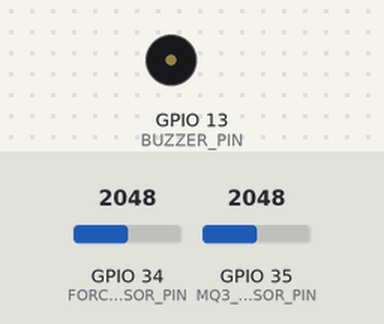
A sketch run on a simulated ESP32. Shown: buzzer (waves = sounding, pin HIGH). The test bench sets the inputs (shaded band); at power-on: GPIO 35 (MQ3_SENSOR_PIN) = 2048, GPIO 34 (FORCE_SENSOR_PIN) = 2048. WiFi joins after 1.5 s; servers stay silent unless stated; uploads are accepted with an empty reply; what the sketch prints to the serial monitor is not drawn.

Above: at 3.2 s.
3.3 s: GPIO 35 (MQ3_SENSOR_PIN) set to 2970
4.8 s: GPIO 35 (MQ3_SENSOR_PIN) set to 3074
At 5.7 s:
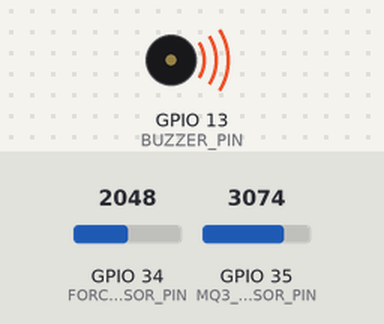
7.8 s: GPIO 34 (FORCE_SENSOR_PIN) set to 542
9.5 s: GPIO 34 (FORCE_SENSOR_PIN) set to 449
Timing chart, 0 to 13.5 s (numbered marks = the images above; inputs shaded):
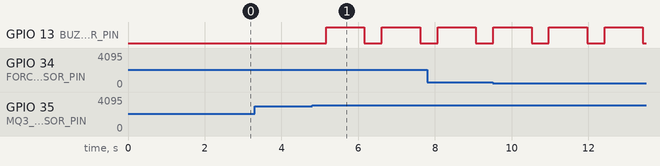

The sketch:

sketch_feb27a.ino
```cpp
#include <WiFi.h>
#include <HTTPClient.h>

const char* ssid = "Abcd";         // Change to your WiFi name
const char* password = "jatingoel"; // Change to your WiFi password
const char* serverUrl = "http://192.168.237.87:5000/data";  // Raspberry Pi IP

#define FORCE_SENSOR_PIN 34  // Force sensor (Analog input)
#define MQ3_SENSOR_PIN 35    // Alcohol sensor (Analog input)
#define BUZZER_PIN 13        // Buzzer for alerts

void setup() {
    Serial.begin(115200);
    WiFi.begin(ssid, password);

    while (WiFi.status() != WL_CONNECTED) {
        delay(1000);
        Serial.println("Connecting to WiFi...");
    }
    Serial.println("Connected to WiFi!");

    pinMode(BUZZER_PIN, OUTPUT);
    digitalWrite(BUZZER_PIN, LOW);  // Buzzer OFF initially
}

void loop() {
    if (WiFi.status() == WL_CONNECTED) {
        // Read Force Sensor
        int forceValue = analogRead(FORCE_SENSOR_PIN);
        Serial.print("🔵 Force Sensor Value: ");
        Serial.println(forceValue);

        // Read Alcohol Sensor
        int mq3Value = analogRead(MQ3_SENSOR_PIN);
        Serial.print("🟡 MQ3 Sensor Value: ");
        Serial.println(mq3Value);

        // Check conditions
        String status;
        if (forceValue < 500) {
            status = "Helmet Not Worn";
            digitalWrite(BUZZER_PIN, HIGH);
            delay(1000);
            digitalWrite(BUZZER_PIN, LOW);
        } else if (mq3Value > 3025) {
            status = "Alcohol Detected";
            digitalWrite(BUZZER_PIN, HIGH);
            delay(1000);
            digitalWrite(BUZZER_PIN, LOW);
        } else {
            status = "Allow Start";  // Helmet detected and no alcohol detected
        }

        // Send Data to Raspberry Pi
        HTTPClient http;
        http.begin(serverUrl);
        http.addHeader("Content-Type", "application/json");

        String jsonData = "{\"force\":" + String(forceValue) + ", \"alcohol\":" + String(mq3Value) + ", \"status\":\"" + status + "\"}";
        int httpResponseCode = http.POST(jsonData);
        Serial.print("Sent Data: ");
        Serial.println(jsonData);
        http.end();
    }

    delay(250);  // Send data every 2 seconds
}
```

Measured:
- the behaviour switches between 3025 and 3026 on GPIO 35 (MQ3_SENSOR_PIN) (found by bisection; images 0 and 1)
- after the input at 3.3 s, every drawn part: stays the same
- after the input at 4.8 s, GPIO 13 (BUZZER_PIN): alternates HIGH for 1.0 s and LOW for 0.45 s, starting after 0.36 s
